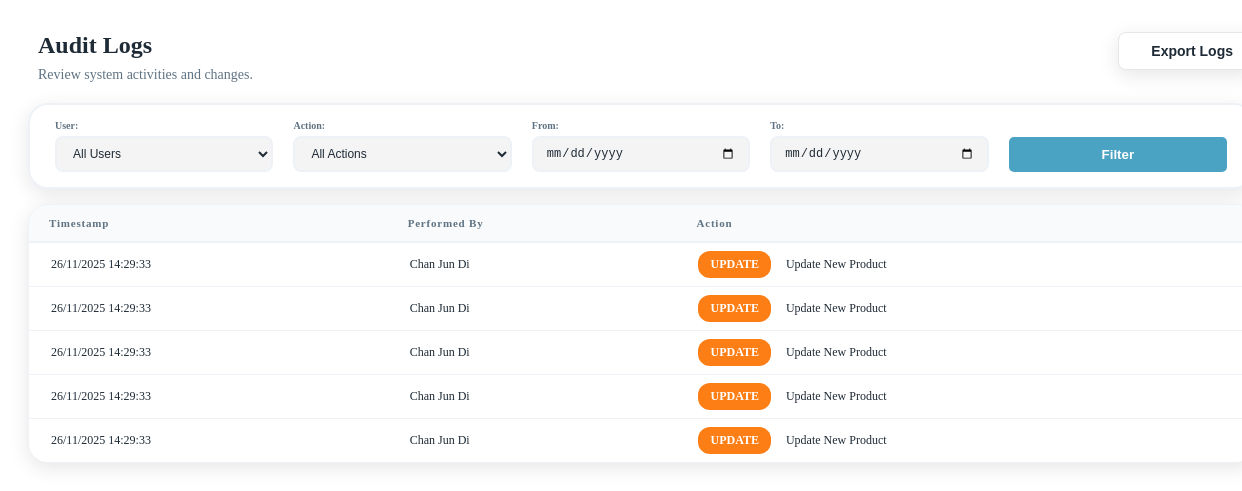
/View/Auth/AuditLogs.php, run on the app's committed database.
### tables this page shows
CREATE TABLE `inventory_logs` (
  `LogsID` int NOT NULL AUTO_INCREMENT,
  `LogsDetails` varchar(100) NOT NULL,
  `CreatedAt` datetime NOT NULL DEFAULT CURRENT_TIMESTAMP,
  `IsActive` enum('Active','Inactive') NOT NULL DEFAULT 'Active',
  `ProductID` char(10) NOT NULL,
  `UserID` int NOT NULL,
  PRIMARY KEY (`LogsID`),
  KEY `ProductID_idx` (`ProductID`),
  KEY `UserID_idx` (`UserID`),
  CONSTRAINT `Product` FOREIGN KEY (`ProductID`) REFERENCES `products` (`ProductID`),
  CONSTRAINT `User` FOREIGN KEY (`UserID`) REFERENCES `users` (`UserID`)
);

CREATE TABLE `users` (
  `UserID` int NOT NULL AUTO_INCREMENT,
  `UserName` varchar(80) NOT NULL,
  `Email` varchar(100) NOT NULL DEFAULT '^[a-zA-Z0-9._%+-]+@gmail\\.com$',
  `CreatedAt` datetime NOT NULL DEFAULT CURRENT_TIMESTAMP,
  `Role` enum('Employee','Manager') NOT NULL DEFAULT 'Employee',
  `ImagePath` varchar(100) DEFAULT NULL,
  `IsActive` enum('Active','Inactive') NOT NULL DEFAULT 'Active',
  PRIMARY KEY (`UserID`),
  UNIQUE KEY `ImagePath_UNIQUE` (`ImagePath`)
);

### Controller/LogsController.php (called while the page is built, shortened)
<?php
class LogsController {
    private $conn;
    public function __construct($db) {
        $this->conn = $db;
    }
    public function auditLogs($page = 1, $filters = []) {
        $DATA_LIMIT = 10;
        $offset = ($page - 1) * $DATA_LIMIT;
        $where_stmt = "WHERE 1=1";
        $count_stmt = "SELECT COUNT(*) as total FROM inventory_logs $where_stmt";
        $count_result = $this->conn->query($count_stmt);
        $total_row = $count_result->fetch_assoc();
        $total_records = $total_row['total'];
        $total_pages = ceil($total_records / $DATA_LIMIT);
        $sql = "SELECT inventory_logs.*, users.UserName
                FROM inventory_logs
                LEFT JOIN users ON inventory_logs.UserID = users.UserID
                $where_stmt
                ORDER BY inventory_logs.CreatedAt DESC
                LIMIT $DATA_LIMIT OFFSET $offset";
        $result = $this->conn->query($sql);
        $data = $result ? $result->fetch_all(MYSQLI_ASSOC) : [];
        return [
            'LOGS' => $data,
            'TOTAL_PAGES' => $total_pages,
            'CURRENT_PAGE' => (int)$page
        ];
    }
    public function getAction($details) {
        $d = strtolower($details);
        if (strpos($d, 'update') !== false) return 'badge-update';
        return 'badge-default';
    }
}

### View/Auth/AuditLogs.php (the view, shortened to what this page needs)
<?php
    require_once __DIR__ . "/../../Model/DB.php";
    require_once __DIR__ . "/../../Controller/LogsController.php";
    $controller = new LogsController($conn);
    $page = isset($_GET['page']) ? (int)$_GET['page'] : 1;
    $filters = [
        'user' => $user = $_GET['user'] ?? '',
        'action' => $action = $_GET['action'] ?? '',
        'start' => $start_date = $_GET['start'] ?? '',
        'end' => $end_date  = $_GET['end'] ?? ''
    ];
    $result_data = $controller->auditLogs($page, $filters);
    $logs = $result_data['LOGS'];
?>
<link rel="stylesheet" href="../../Assets/CSS/auditlogs.css">
<div class="audit-logs">
    <div class="section-top">
        <div class="audit-log-section">
            <h2>Audit Logs</h2>
            <span>Review system activities and changes.</span>
        </div>
        <div class="export-wrapper">
            <button class="export-button" id="export-button"><i class="fa-solid fa-file-export"></i>Export Logs</button>
        </div>
    </div>
    <form method="GET" action="" class="audit-log-filter">
        <div class="filter-item">
            <label for="user-filter">User:</label>
            <select id="user-filter" name="user">
                <option value="">All Users</option>
            </select>
        </div>
        <div class="filter-item">
            <label for="action-filter">Action:</label>
            <select id="action-filter" name="action">
                <option value="">All Actions</option>
            </select>
        </div>
        <div class="filter-item">
            <label for="start-date-filter">From:</label>
            <input type="date" id="start-date-filter" name="start" value="<?php echo htmlspecialchars($start_date); ?>">
        </div>
        <div class="filter-item">
            <label for="end-date-filter">To:</label>
            <input type="date" id="end-date-filter" name="end" value="<?php echo htmlspecialchars($end_date); ?>">
        </div>
        <div class="filter-item">
            <button type="submit" id="apply-filters">Filter</button>
        </div>
    </form>
    <div class="audit-log-table-wrapper">
        <table class="audit-log-table">
            <thead>
                <tr>
                    <th>Timestamp</th>
                    <th>Performed By</th>
                    <th>Action</th>
                </tr>
            </thead>
            <tbody>
                <?php if (!empty($logs)): ?>
                    <?php foreach ($logs as $l): ?>
                        <tr>
                            <td>
                                <?php echo date('d/m/Y H:i:s', strtotime($l['CreatedAt'])); ?>
                            </td>
                            <td>
                                <?php if (!empty($l['UserName'])) {
                                    echo htmlspecialchars($l['UserName']);
                                }
                                else {
                                    echo 'Unknown User';
                                } ?>
                            </td>
                            <td id="action-data">
                                <?php
                                    $badgeClass = $controller->getAction($l['LogsDetails']);
                                    $actionLabel = 'Info';
                                    if (stripos($l['LogsDetails'], 'Login') !== false) $actionLabel = 'Login';
                                    elseif (stripos($l['LogsDetails'], 'Logout') !== false) $actionLabel = 'Logout';
                                    elseif (stripos($l['LogsDetails'], 'Create') !== false) $actionLabel = 'Create';
                                    elseif (stripos($l['LogsDetails'], 'Update') !== false) $actionLabel = 'Update';
                                    elseif (stripos($l['LogsDetails'], 'Delete') !== false) $actionLabel = 'Delete';
                                ?>
                                <span class="badge <?php echo $badgeClass; ?>">
                                    <?php echo $actionLabel; ?>
                                </span>
                                <span id="logs-details">
                                    <?php echo htmlspecialchars($l['LogsDetails']); ?>
                                </span>
                            </td>
                        </tr>
                    <?php endforeach; ?>
                <?php else: ?>
                    <tr>
                        <td id="no-found" colspan="3">No Logs Found Matching Your Criteria...</td>
                    </tr>
                <?php endif; ?>
            </tbody>
        </table>
    </div>
</div>

### Assets/CSS/auditlogs.css (style rules this page uses)
.audit-logs { display: flex; flex-direction: column; width: 100%; padding: 14px 20px; }
.section-top { display: flex; width: 100%; justify-content: space-between; padding: 10px; }
.section-top h2 { margin: 0; margin-bottom: 8px; font-size: 24px; color: #1E2A35; }
.section-top span { font-size: 14px; color: #5F7383; }
.section-top button { padding: 10px 20px; background-color: #FFFFFF; color: #1E2A35; border: 1px solid #E5E7EB; box-shadow: 0 5px 20px rgba(0, 0, 0, 0.1); border-radius: 8px; cursor: pointer; font-size: 14px; margin-right: 10px; font-weight: bold; cursor: pointer; transition: background-color 0.3s ease; }
.audit-log-filter { display: flex; align-items: center; justify-content: space-between; gap: 20px; background: #FFFFFF; padding: 15px 25px; border: 2px solid #EEF2F7; border-radius: 20px; box-shadow: 0 5px 20px rgba(0, 0, 0, 0.1); margin-top: 10px; max-height: fit-content; margin-bottom: 15px; flex: 1; }
.filter-item { display: flex; flex-direction: column; gap: 5px; flex: 1; }
.audit-log-filter label { font-size: 10px; font-weight: bold; color: #5F7383; }
.audit-log-filter select, .audit-log-filter input { font-size: 12px; background: #F4F4F4; color: #1E2A35; border: 2px solid #EEF2F7; border-radius: 8px; outline: none; padding: 8px 12px; }
.audit-log-filter button { background: #4BA3C3; color: #FFFFFF; font-weight: bold; border: none; border-radius: 5px; margin-top: 16px; padding: 10px 24px; cursor: pointer; transition: background-color 0.3s ease; }
.audit-log-table-wrapper { background: #FFFFFF; border-radius: 20px; box-shadow: 0 5px 20px rgba(0, 0, 0, 0.1); margin-bottom: 15px; border: 1px solid #EEF2F7; overflow: hidden; width: 100%; }
.audit-log-table-wrapper table { width: 100%; border-collapse: collapse; border-spacing: 0; }
.audit-log-table-wrapper table th { background: #F9FAFB; color: #5F7383; padding: 12px 20px; letter-spacing: 0.8px; font-size: 11px; font-weight: 700; text-align: left; border-bottom: 2px solid #EEF2F7; }
.audit-log-table-wrapper table td { background: #FFFFFF; color: #1E2A35; padding: 8px 22px; font-size: 12px; border-bottom: 1px solid #EEF2F7; vertical-align: middle; text-align: left; transition: background 0.2s; cursor: context-menu; }
#action-data #logs-details { margin-left: 12px; }
.audit-log-table-wrapper table tr:last-child td { border-bottom: none; }
.badge { padding: 6px 12px; border-radius: 12px; font-size: 12px; font-weight: bold; color: white; text-transform: uppercase; display: inline-block; text-align: center; }
.badge-update { background-color: #FD7E14; }

### data on the page
inventory_logs: CreatedAt "26/11/2025 14:29:33", UserID.UserName "Chan Jun Di", LogsDetails "UPDATE", LogsDetails "Update New Product"
inventory_logs: CreatedAt "26/11/2025 14:29:33", UserID.UserName "Chan Jun Di", LogsDetails "UPDATE", LogsDetails "Update New Product"
inventory_logs: CreatedAt "26/11/2025 14:29:33", UserID.UserName "Chan Jun Di", LogsDetails "UPDATE", LogsDetails "Update New Product"
inventory_logs: CreatedAt "26/11/2025 14:29:33", UserID.UserName "Chan Jun Di", LogsDetails "UPDATE", LogsDetails "Update New Product"
inventory_logs: CreatedAt "26/11/2025 14:29:33", UserID.UserName "Chan Jun Di", LogsDetails "UPDATE", LogsDetails "Update New Product"
